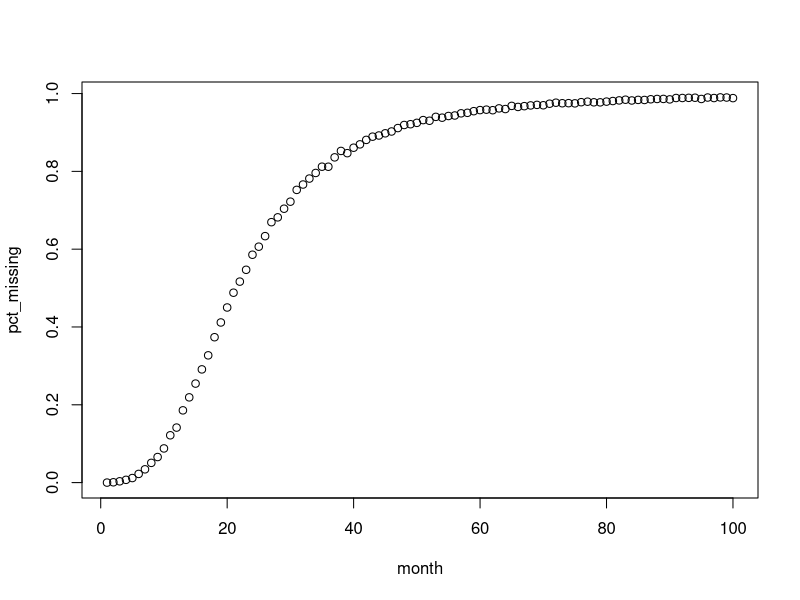

Write R code to recreate this figure.
## ---- chunk 1

n = 10000

set.seed(123)

##Create main dataset with age, education and gender
df <- data.frame(id=seq(1,n,1), 
                age = sample(25:85,n, replace=T), 
                education = sample(c("High School","H.S.","High School","High School","HS","College","Bachelor","Bachelor's","Master's",NA),n,replace=T),
                gender = sample(c("M","F","-999"),n,replace=T)
                )

##Simulate missing data. Add 100 columns (1 to 100) of 
##randomly generated numbers using runif() that represent follow up data collection
##Non-response (-999) grows in a sigmoid fashion over time.
for(k in 1:100){
  
  #Each month is returned as a vector, drawn from 
  # a distribution of randomly generated numbers
  # where the occurence of non-response (-999) grows over time
  temp = sample(c(rep(-999,k^2),
           runif(round(10000/k),400,10000)),10000, replace=TRUE)
  
  #Vector is assigned a name in sequence ("inc1", "inc2",...)
  assign(paste0("inc",k),temp)
  
  #Result is column binded to the main dataset
  df <- cbind(df,mget(paste0("inc",k)))
  
}


## ---- chunk 2
#Retrieve first few rows
  head(df,1)

#Obtain structure of dataset
  str(df)

#obtain summary for first 10 variables
  summary(df[,1:10]) 

## ---- chunk 3
#Check education
  table(df$education)
  table(df$education, useNA = "always")
  unique(df$education)

#Check gender
  table(df$gender)
  table(df$gender, useNA = "always")
## ---- chunk 4

str(df$education)

hs <- c("H.S.","High School","HS")
college <- c("Bachelor","Bachelor's","College")

levels(df$education)[levels(df$education) %in% hs ] <- "High School"
levels(df$education)[levels(df$education) %in% college ] <- "College"
levels(df$education)[levels(df$education)=="Master's"] <- "Graduate"
 
## ---- chunk 5
  missing <- function(k){
    mean(df[,k]==-999)
  }
## ---- chunk 6
  missing(95)
## ---- chunk 7
count <- lapply(5:ncol(df), FUN = missing)

## ---- chunk 8
count <- data.frame(month = 1:100, pct_missing = unlist(count))
plot(count)
## ---- chunk 9

